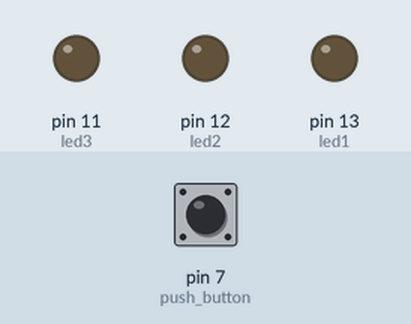
The sketch below on a simulated Arduino Uno, built with avr-gcc and run on an emulated ATmega328P. Parts: output pins drawn as LEDs (lit = HIGH). The test bench sets the inputs (shaded band); at power-on: pin 7 (push_button) HIGH.

Above: at 1.2 s.
1.3 s: pin 7 (push_button) pulled LOW for 0.15 s
At 1.37 s:
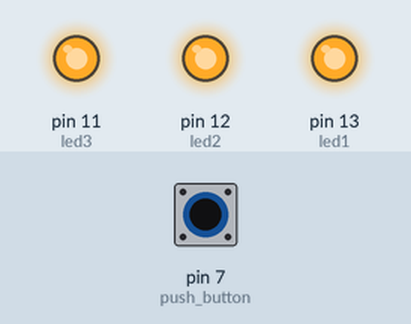
2.9 s: pin 7 (push_button) pulled LOW for 3.2 s
At 6.7 s:
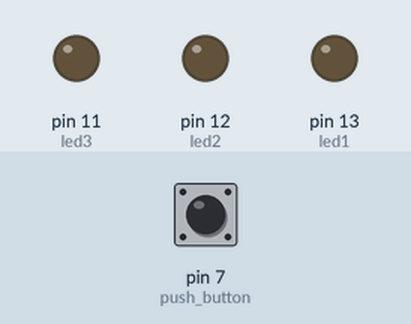
Timing chart, 0 to 8.2 s (numbered marks = the images above; inputs shaded):
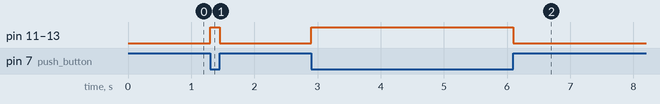

Measured:
- after the input at 1.3 s, pin 11 (led3), pin 12 (led2), pin 13 (led1): LOW → HIGH at once, → LOW 0.15 s later
- after the input at 2.9 s, pin 11 (led3), pin 12 (led2), pin 13 (led1): LOW → HIGH at once, → LOW 3.2 s later

The sketch:

LED_PUSH_CONTROL_BUTTON2.ino
```cpp
#define ACTIVATED LOW

int led1 = 13;
int led2 = 12;
int led3 = 11;
int push_button = 7;

void setup() {
  // put your setup code here, to run once:
  Serial.begin(9600);
  pinMode(led1, OUTPUT);
  pinMode(led2, OUTPUT);
  pinMode(led3, OUTPUT);
  pinMode(push_button, INPUT);
  digitalWrite(push_button,HIGH);

}

int buttonState;

void loop() {
  // put your main code here, to run repeatedly:
  buttonState = digitalRead(push_button);
  if(buttonState == ACTIVATED){
    digitalWrite(led1,HIGH);
    digitalWrite(led2,HIGH);
    digitalWrite(led3,HIGH);

  }else{
    digitalWrite(led1,LOW);
    digitalWrite(led2,LOW);
    digitalWrite(led3,LOW);
  }

}
```
